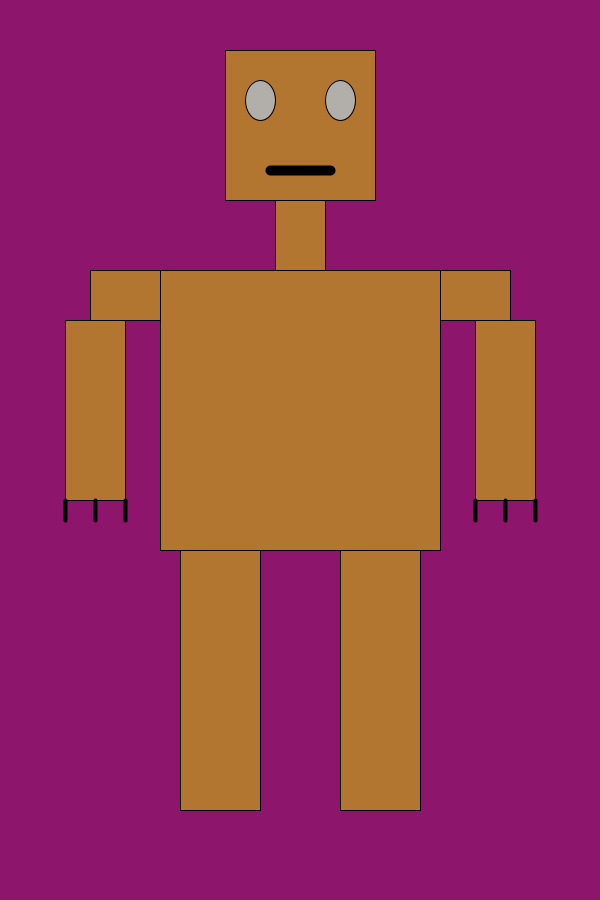
Frame 1 (no input)
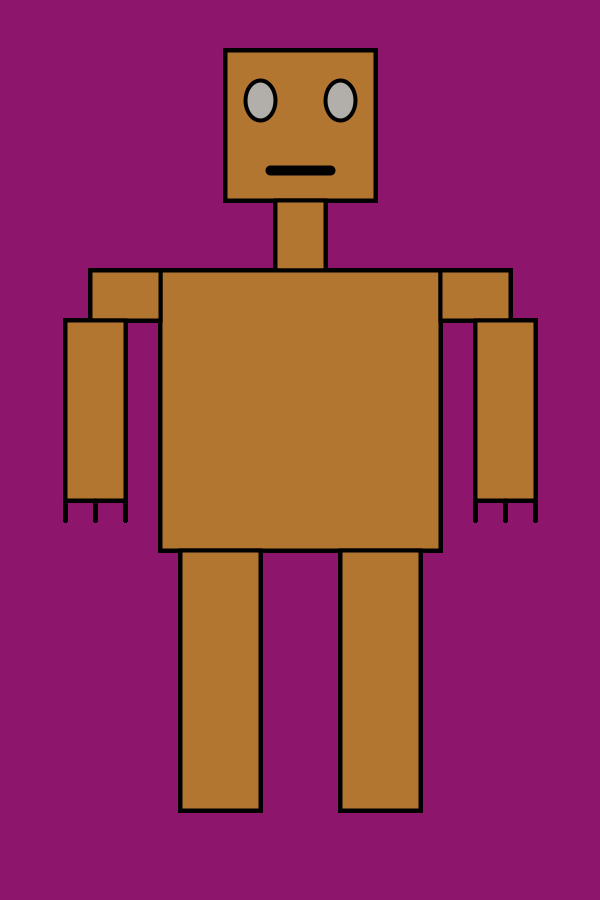
Frame 60 (the mouse pressed at the canvas centre just before this capture)
Frame 120 (the mouse held since frame 60 and released just before this capture): identical to frame 60, image omitted

The Processing sketch that drew these frames (run headless with seeded random() and noise(); from frame 60 on, the mouse is pressed at the canvas centre):

// Processing sketch: Draw_a_scene
// ── Draw_a_scene.pde
/**
 * Draw a scene
 * by Minh Dat Ngo
 *
 * Computer Science Assignment 7
 * processing graphics 2 draw a scene
 * 
 */

void setup() {
  size(600, 900); // Size of canvas
  background(142,21,108);
}
void draw() {
    rectMode(CENTER);
   //Head
   
   fill(178,118,49);
   rect(300,125,150,150);
   // y end at 200
   
   
   //Neck
   
   rect(300,235,50,70);
   
   //y end at 270
   
   //Body
   
   rect(300,410,280,280);
   
   // y end at 550
   
   //Shoulders
   rect(125,295,70,50);
   rect(475,295,70,50);
   //Arms
   rectMode(CORNER);
   rect(475,320,60,180);
   rect(65,320,60,180);
   
   //legs
   
   rectMode(CENTER);
   rect(220,680,80,260);
   rect(380,680,80,260);
   
   //eyes
   ellipseMode(CORNER);
   fill(178,174,169);
   ellipse(245,80,30,40);
   ellipse(325,80,30,40);
   
   //mouth
   
   strokeWeight(10);
   line(270,170,330,170);
   
   //fingers
   //left hand
   strokeWeight(4);
   stroke(0);
   line(65,500,65,520);
   line(95,500,95,520);
   line(125,500,125,520);
   
   //right hand
   
   line(475,500,475,520);
   line(505,500,505,520);
   line(535,500,535,520);
   
   
   
   
}
